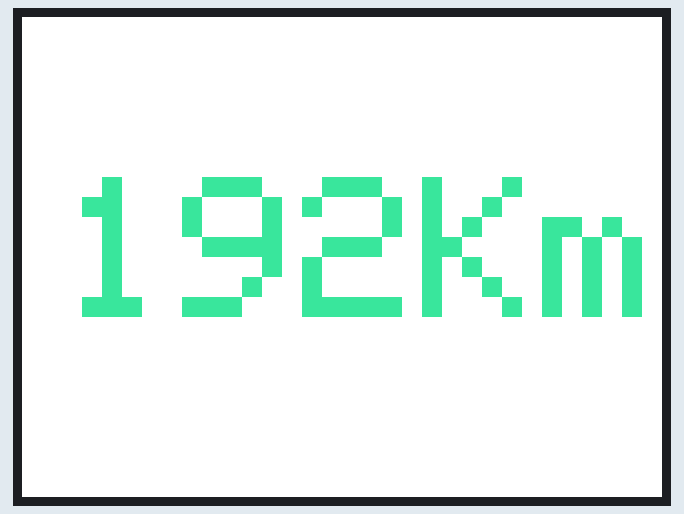
Recording of a sketch running on a simulated Arduino Uno, built with avr-gcc and run on an emulated ATmega328P. Parts: 320×240 colour display. What the sketch prints to the serial monitor is not drawn.

Above: at 0.8 s.
At 1.47 s:
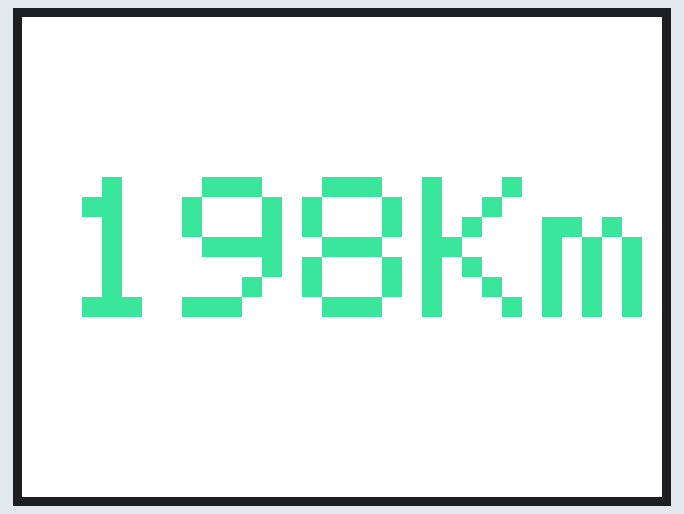
At 2.15 s:
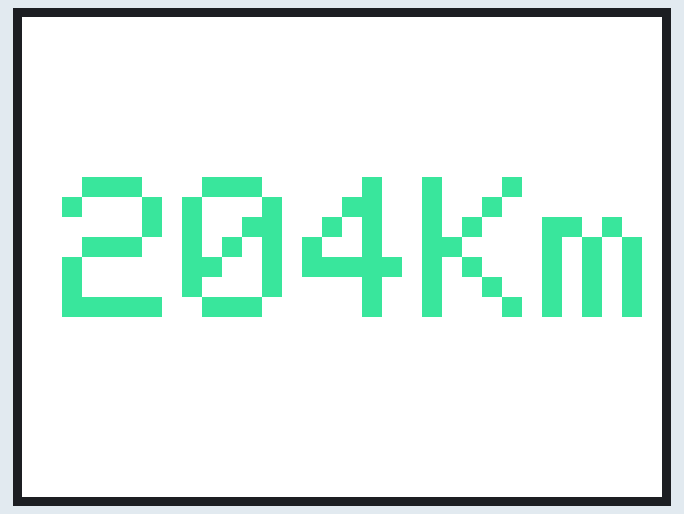
At 2.93 s:
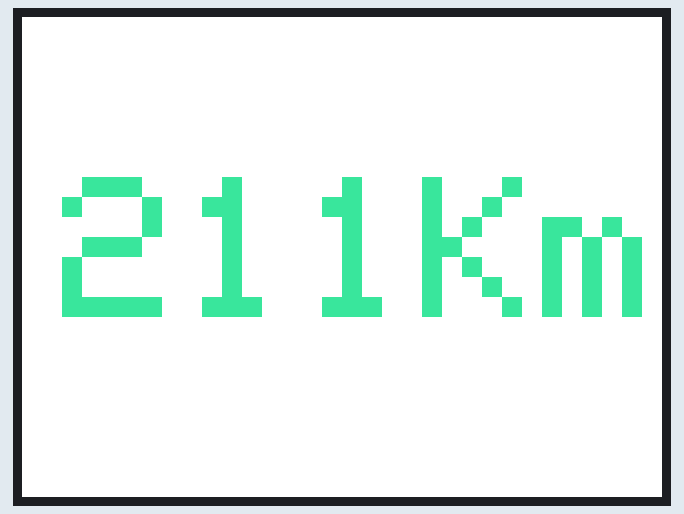
At 3.5 s:
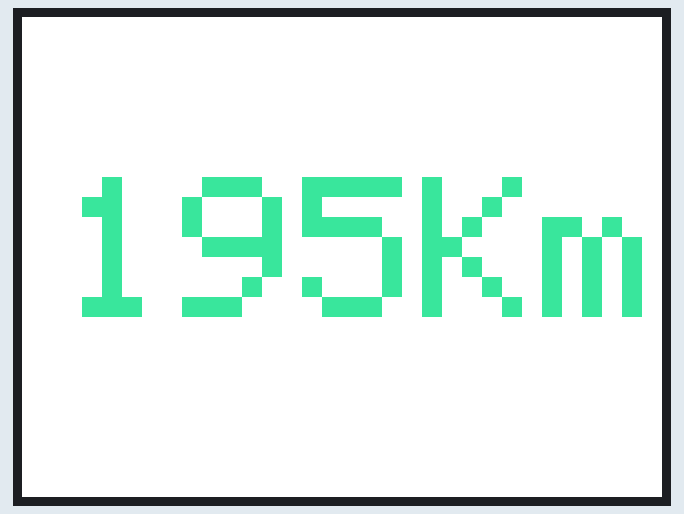

The sketch:

speed_V.1.2.ino
```cpp
// IMPORTANT: Adafruit_TFTLCD LIBRARY MUST BE SPECIFICALLY
// CONFIGURED FOR EITHER THE TFT SHIELD OR THE BREAKOUT BOARD.
// SEE RELEVANT COMMENTS IN Adafruit_TFTLCD.h FOR SETUP.

#include <Adafruit_GFX.h>    // Core graphics library
#include <Adafruit_TFTLCD.h> // Hardware-specific library

// The control pins for the LCD can be assigned to any digital or
// analog pins...but we'll use the analog pins as this allows us to
// double up the pins with the touch screen (see the TFT paint example).
#define LCD_CS A3 // Chip Select goes to Analog 3
#define LCD_CD A2 // Command/Data goes to Analog 2
#define LCD_WR A1 // LCD Write goes to Analog 1
#define LCD_RD A0 // LCD Read goes to Analog 0

#define LCD_RESET A4 // Can alternately just connect to Arduino's reset pin

// When using the BREAKOUT BOARD only, use these 8 data lines to the LCD:
// For the Arduino Uno, Duemilanove, Diecimila, etc.:
//   D0 connects to digital pin 8  (Notice these are
//   D1 connects to digital pin 9   NOT in order!)
//   D2 connects to digital pin 2
//   D3 connects to digital pin 3
//   D4 connects to digital pin 4
//   D5 connects to digital pin 5
//   D6 connects to digital pin 6
//   D7 connects to digital pin 7
// For the Arduino Mega, use digital pins 22 through 29
// (on the 2-row header at the end of the board).

// Assign human-readable names to some common 16-bit color values:
#define	BLACK   0xFFFF
#define	BLUE    0xFA00
#define	RED     0x3F33
#define	GREEN   0xC33A
#define CYAN    0xF800
#define MAGENTA 0x07E0
#define YELLOW  0x3133
#define WHITE   0x0000
#define rotation 1

Adafruit_TFTLCD tft(LCD_CS, LCD_CD, LCD_WR, LCD_RD, LCD_RESET);
// If using the shield, all control and data lines are fixed, and
// a simpler declaration can optionally be used:
// Adafruit_TFTLCD tft;
long previousMillis = 0;   // здесь будет храниться время последнего изменения состояния светодиода
long interval = 1000;      // интервал мигания в миллисекундах
long pred; //запоминает предыдущее значение X
void setup(void) {
  Serial.begin(9600);
  Serial.println(F("TFT LCD test"));

#ifdef USE_ADAFRUIT_SHIELD_PINOUT
  Serial.println(F("Using Adafruit 2.8\" TFT Arduino Shield Pinout"));
#else
  Serial.println(F("Using Adafruit 2.8\" TFT Breakout Board Pinout"));
#endif

  Serial.print("TFT size is "); Serial.print(tft.width()); Serial.print("x"); Serial.println(tft.height());

  tft.reset();
  delay(500);
  tft.begin(0x9341);

  //настройки экрана

  tft.setRotation(rotation);  //поворот
  tft.setCursor(80, 80);      //координаты
  tft.setTextColor(RED);      //цвет текста
  tft.setTextSize(10);        //размер текста
  tft.fillScreen(BLACK);      //заливка
}

void loop(void) {
  long X;
  for (long X = 192; X < 212; X ++){
      if (X < 10){
        tft.setCursor(140,80);
        Text(X);
      }
      if ((X > 9) && (X < 100)) {
        tft.setCursor(80, 80);
        Text(X);
      }
      if (X >= 100){
        tft.setCursor(20, 80);
        Text(X);
      }
      pred = X; //запоминаем значение X
  }

  X = 208;
         if (X < 10){
        tft.setCursor(140,80);
        Text(X);
        }
        if ((X > 9) && (X < 100)) {
          tft.setCursor(80, 80);
          Text(X);
        }
        if (X >= 100){
          tft.setCursor(20, 80);
          Text(X);
        }


}
unsigned long Text(long X) {

  if (X < pred){ //Если предыдущее значение X больше текущего, обновляем экран
    tft.fillRect(20, 80, 110, 80, BLACK);
  }

  if (X%10==0){
    tft.fillRect(80, 80, 55, 80, BLACK);
  }
  if (X%100==0){
    tft.fillRect(20, 80, 55, 80, BLACK);
  }
  if (X == 100){
    tft.fillRect(80, 80, 55, 80, BLACK);
  }


  if (X%100==99){//если знычение уменьшается обновляем сотни
    tft.fillRect(20, 80, 55, 80, BLACK);
  }
  if (X%10==9){//если знычение уменьшается обновляем десятки
    tft.fillRect(80, 80, 55, 80, BLACK);
  }


  tft.print(X);
  tft.print("Km");
  delay(100);
  tft.fillRect(135, 80, 55, 80, BLACK);
}
```

Measured:
- by itself, everything shown: repeats every 2.4 s, in 21 steps
